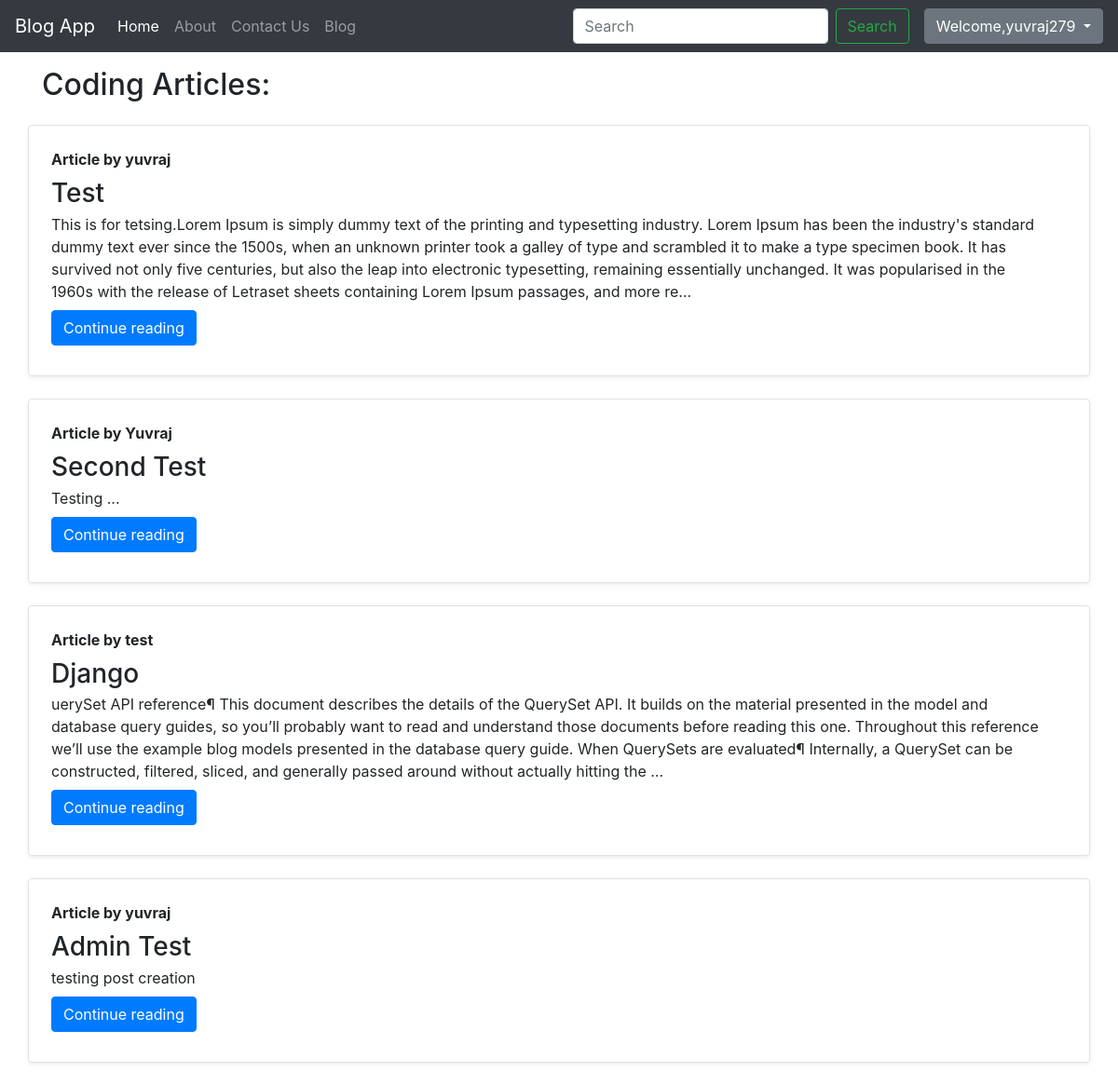
Page /blog/ (signed in) on the committed database.
### blog/models.py (models this page shows, shortened)
class Post(models.Model):
    sno=models.AutoField(primary_key=True)
    title=models.CharField(max_length=255)
    author=models.CharField(max_length=13)
    slug=models.CharField(max_length=130)
    content=models.TextField()
    timeStamp=models.DateTimeField(blank=True)

### blog/views.py (the view)
# urls.py: path('',views.blogHome,name='blogHome'),
def blogHome(request):
    allPost=Post.objects.all()
    context={'allPost':allPost}
    return render(request,'blog/blogHome.html' ,context)

### templates/blog/blogHome.html (shortened to what this page needs)
{% extends 'base.html' %}
{% block body %}
<div class="container my-3">
  <h2>Coding Articles:</h2>
{% for post in allPost %}
  <div class="row g-0 border rounded overflow-hidden flex-md-row my-4 shadow-sm h-md-250 position-relative __web-inspector-hide-shortcut__">
    <div class="col p-4 d-flex flex-column position-static">
      <strong class="d-inline-block mb-2 text-primary-emphasis">Article by {{post.author}}</strong>
      <h3 class="mb-0">{{post.title}}</h3>
      <p class="card-text mb-auto">{{post.content| truncatechars:500}}</p>
      <div class="my-2">
      <a href="/blog/{{post.slug}}" role="button" class="btn btn-primary">
        Continue reading
      </a>
    </div>
    </div>
    <div class="col-auto d-none d-lg-block">
    </div>
  </div>
  {% endfor %}
</div>
{% endblock body %}

### templates/base.html (shortened to what this page needs)
<!doctype html>
<html lang="en">
  <head>
    <link rel="stylesheet" href="https://cdn.jsdelivr.net/npm/bootstrap@4.3.1/dist/css/bootstrap.min.css">
  </head>
  <body>
    <nav class="navbar navbar-expand-lg navbar-dark bg-dark">
      <a class="navbar-brand" href="/">Blog App</a>
      <div class="collapse navbar-collapse" id="navbarSupportedContent">
        <ul class="navbar-nav mr-auto">
          <li class="nav-item active">
            <a class="nav-link" href="/">Home <span class="sr-only">(current)</span></a>
          </li>
          <li class="nav-item">
            <a class="nav-link" href="/about">About</a>
          </li>
          <li class="nav-item">
            <a class="nav-link" href="/contact">Contact Us</a>
          </li>
          <li class="nav-item">
            <a class="nav-link" href="/blog">Blog</a>
          </li>
        </ul>
        <form method="get" action ="/search" class="form-inline my-2 my-lg-0 mx-3">
          <input name="query" id= "query" class="form-control mr-sm-2" type="search" placeholder="Search" aria-label="Search">
          <button class="btn btn-outline-success my-2 my-sm-0" type="submit">Search</button>
        </form>
      </div>
      {% if user.is_authenticated %}
      <ul class="navbar-nav ml-auto">
        <div class="dropdown">
          <button class="btn btn-secondary dropdown-toggle" type="button" id="dropdownMenuButton" data-toggle="dropdown" aria-haspopup="true" aria-expanded="false">
            Welcome,{{request.user}}
          </button>
        </div>
      </ul>
      {% endif %}
    </nav>
    {% block body %}
    {% endblock body %}
  </body>
</html>

### rows in the picture
Post: author "yuvraj", title "Test", content "This is for tetsing.Lorem Ipsum is simply dummy text of the printing and typesetting industry. Lorem Ipsum has been the industry's standard dummy text ever since the 1500s, when an unknown printer took a galley of type and scrambled it to make a type specimen book. It has survived not only five centuries, but also the leap into electronic typesetting, remaining essentially unchanged. It was popularised in the 1960s with the release of Letraset sheets containing Lorem Ipsum passages, and more re…"
Post: author "Yuvraj", title "Second Test", content "Testing ..."
Post: author "test", title "Django", content "uerySet API reference¶ This document describes the details of the QuerySet API. It builds on the material presented in the model and database query guides, so you’ll probably want to read and understand those documents before reading this one. Throughout this reference we’ll use the example blog models presented in the database query guide. When QuerySets are evaluated¶ Internally, a QuerySet can be constructed, filtered, sliced, and generally passed around without actually hitting the …"
Post: author "yuvraj", title "Admin Test", content "testing post creation"

### other values in the picture
{{ request.user }} "yuvraj279"
